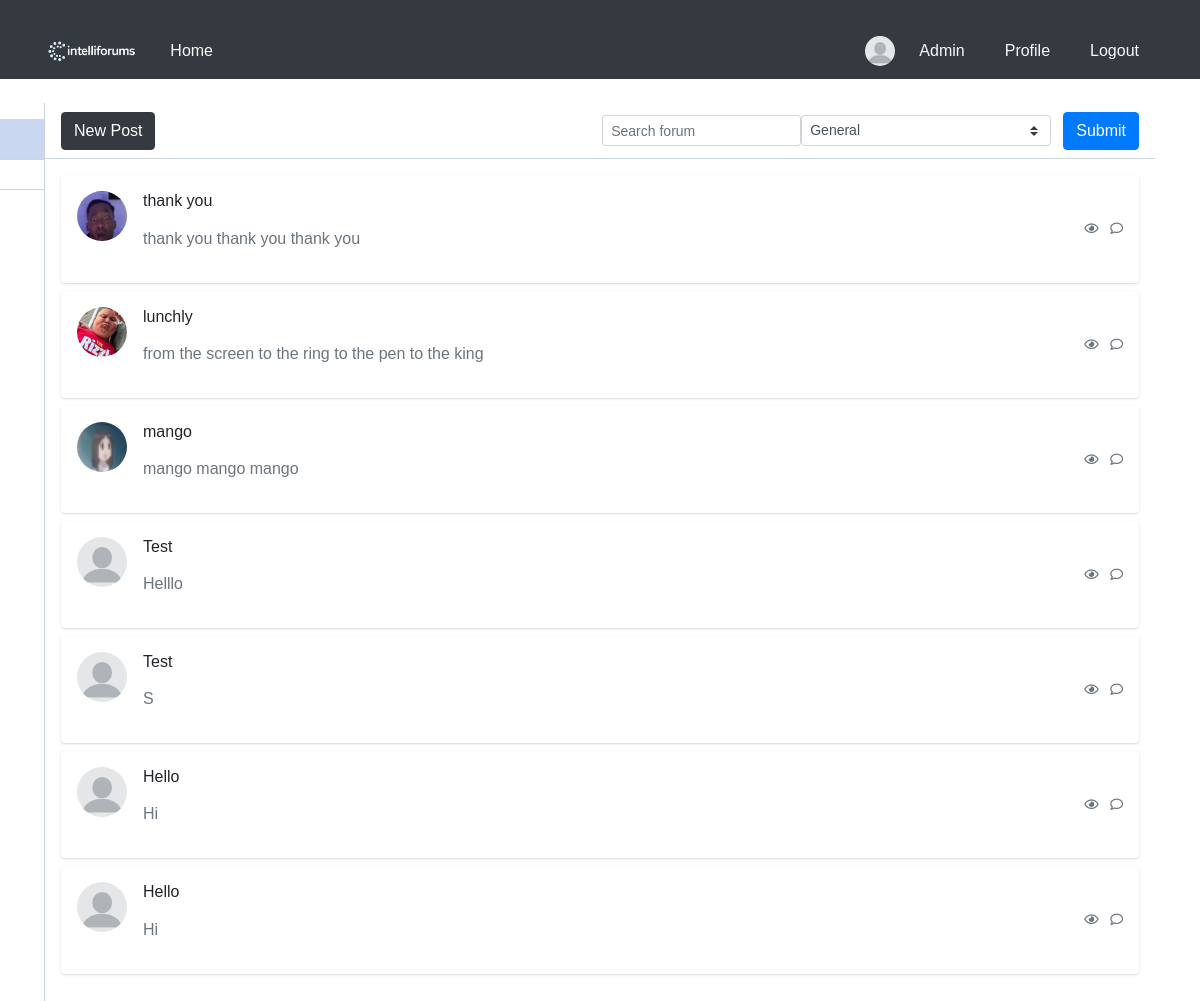
Before: /home/0/1/ (signed in) with the older database file.
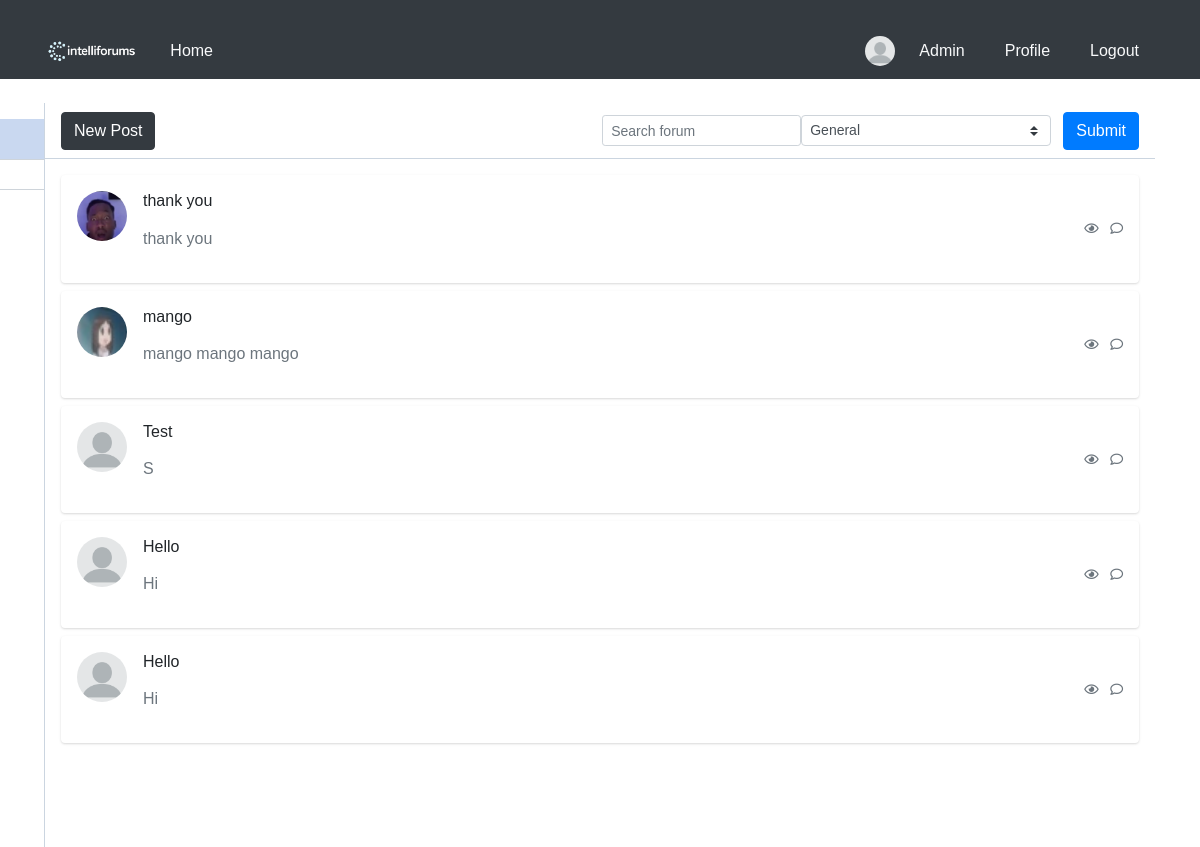
After: the same page with the newer database file.
### blog/models.py (models this page shows)
class UserPost(models.Model):
    post_ref = models.ForeignKey(Post, on_delete=models.CASCADE)
    user_ref = models.ForeignKey(User, on_delete=models.CASCADE)
    is_deleted = models.BooleanField(default=False)

### blog/views.py (the view)
# urls.py: path('home/<int:pk>/<int:page_number>/', views.fetch_posts,name='home'),
@csrf_protect
def fetch_posts(request, pk, page_number):
    posts = []
    if request.method == 'POST':
        form = SearchForm(request.POST)
        if form.is_valid():
            substring = form.cleaned_data['content']
            choice = form.cleaned_data['choices']
            posts = _get_page_object(
                Paginator(
                    get_filtered_posts(
                        UserPost.objects.filter(
                                (Q(post_ref__title__icontains=substring) | Q(post_ref__content__icontains=substring)) &
                                Q(is_deleted=False))
                            .filter(id__in=Tag.objects.filter(forum_ref__id=choice)).values(
                                'post_ref__id',
                                'post_ref__user_ref__username',
                                'post_ref__title',
                                'post_ref__content',
                                'post_ref__created_at',
                                'post_ref__user_ref__picture',
                                'id'),
                            )
                    if Forum.objects.filter(id=choice).exists()
                    else get_filtered_posts(
                        UserPost.objects.filter(
                            Q(post_ref__title__icontains=substring) |
                            Q(post_ref__content__icontains=substring) &
                            Q(is_deleted=False)
                        )
                    ),
                    20
                ),
                page_number
            ).object_list
            pk = choice
    else:
        posts = _get_page_object(
            Paginator(
                get_filtered_posts(
                    UserPost.objects.filter(
                        id__in=Tag.objects.filter(forum_ref__id=pk)
                    )
                )
                if Forum.objects.filter(id=pk).exists()
                else get_filtered_posts(UserPost.objects.select_related('post_ref').filter(is_deleted = False))
                , 20
            ), page_number
        ).object_list
    search_form = SearchForm()
    posts = posts[::-1]
    forums = Forum.objects.all()
    return render(request, 'home.html', {
        'posts' : posts,
        'page_number' : page_number,
        'search_form' : search_form,
        'user' : request.user,
        'forums' : forums,
        'forum_pk' : int(pk)
    })

### blog/forms.py
class SearchForm(forms.Form):
    content = forms.CharField(
        widget=forms.TextInput(
            attrs={
                'class' : 'form-control form-control-sm bg-gray-200 border-gray-200 shadow-none mb-4 mt-4',
                'placeholder' : 'Search forum',
            },
        ),
        label="",
    )
    choices = forms.ChoiceField(
        label=""
    )
    def __init__(self, *args, **kwargs):
        super().__init__(*args, **kwargs)
        list_var = [(0, "General")]
        list_var.extend([(forum.id, forum.title) for forum in Forum.objects.all()])
        self.fields['choices'].choices = list_var
        self.fields['choices'].widget.attrs.update({'class': 'custom-select custom-select-sm w-auto mr-1'})

### blog/views.py (called while the page is built)
def get_filtered_posts(_object):
    return _object.values(
        'post_ref__id',
        'post_ref__user_ref__username',
        'post_ref__title',
        'post_ref__content',
        'post_ref__created_at',
        'post_ref__user_ref__picture',
        'user_ref__id',
        'id'
    )

### blog/templates/home.html (shortened to what this page needs)
<!DOCTYPE html>
<html lang="en">
<head>
    {% load static %}
    <link rel="stylesheet" href="{% static 'blog/css/global.css' %}">
    <link rel="stylesheet" href="{% static 'blog/css/home.css' %}">
</head>
<body>
{% if not user.is_active %}
    <style>
        .banned-message {
            text-align: center;
            margin-top: 50px;
        }
        .banned-message h1 {
            color: red;
            font-size: 2em;
        }
        .banned-message p {
            font-size: 1.2em;
        }
        .banned-message .btn {
            margin-top: 20px;
        }
    </style>
    <div class="banned-message">
        <h1>Access Denied</h1>
        <p>Your account has been banned. Please contact support for more information.</p>
        <a href="mailto:jeremybrad.lee@cit.edu" class="btn btn-primary">Contact Support</a>
    </div>
{% else %}
{% include 'header.html' %}
<div class="container">
    <div class="main-body p-0">
        <div class="inner-wrapper">
            {% include 'sidebar.html' %}
            <div class="inner-main">
                <div class="inner-main-header">
                    <button type="button" class="btn btn-dark" onclick= "location.href = '{% url 'new_post' %}'">New Post</button>
                    <span class="input-icon input-icon-sm ml-auto w-auto">
                        <form action="" method="post" class="d-flex align-items-center">
                            {{ search_form }}
                            <button class="btn btn-primary ml-2" type="submit">Submit</button>
                        </form>
                    </span>
                </div>
                <div class="inner-main-body p-2 p-sm-3 collapse forum-content show">
                    {% for post in posts %}
                        <div class="card mb-2" onclick="window.location.href='{% url 'post_detail' pk=post.id page_number=1 %}'" style="cursor: pointer;">
                            <div class="card-body p-2 p-sm-3">
                                <div class="media forum-item">
                                    <a href="#" data-toggle="collapse" data-target=".forum-content">
                                        <img src="/media/{{ post.post_ref__user_ref__picture }}" class="mr-3 rounded-circle" width="50" height="50" alt="User" onclick="event.stopPropagation(); window.location.href='/profile/{{ post.user_ref__id }}/'"/>
                                    </a>
                                    <div class="media-body">
                                        <h6>
                                            <p class="text-body">{{ post.post_ref__title }}</p>
                                        </h6>
                                        <p class="text-secondary">
                                            {{ post.post_ref__content }}
                                        </p>
                                    </div>
                                    <div class="text-muted small text-center align-self-center">
                                        <span class="d-none d-sm-inline-block">
                                            <i class="far fa-eye"></i>
                                        </span>
                                        <span>
                                            <i class="far fa-comment ml-2"></i>
                                        </span>
                                    </div>
                                </div>
                            </div>
                        </div>
                    {% endfor %}
                </div>
            </div>
        </div>
    </div>
</div>
{% endif %}
</body>
</html>

Changed rows visible on the page:
removed UserPost: post_ref__title "thank you", post_ref__content "thank you thank you thank you"
removed UserPost: shows a picture, post_ref__title "lunchly", post_ref__content "from the screen to the ring to the pen to the king"
removed UserPost: post_ref__title "Test", post_ref__content "Helllo"
added UserPost: post_ref__title "thank you", post_ref__content "thank you"
